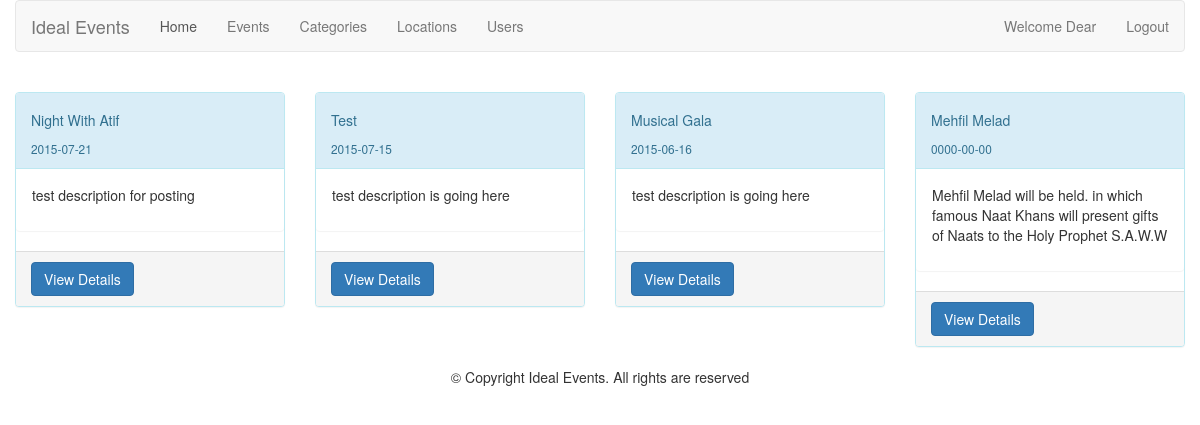
The page /admin/index.php (signed in) on the database its author committed.
### tables this page shows
CREATE TABLE IF NOT EXISTS `events` (
  `e_id` int(11) NOT NULL AUTO_INCREMENT,
  `e_title` varchar(255) NOT NULL,
  `e_category` varchar(255) NOT NULL,
  `e_date` date NOT NULL,
  `e_location` varchar(255) NOT NULL,
  `e_description` varchar(500) NOT NULL,
 `e_organizer` varchar(500) NOT NULL,
  PRIMARY KEY (`e_id`)
);

### admin/index.php (the view, shortened to what this page needs)
<?php
	require "header.php";
?>
<br />
				<?php
				$conn=new mysqli("localhost","root","","events");
				$result=$conn->query("SELECT * FROM events ORDER BY e_date DESC");
				if ($result->num_rows>0)
				{
					echo "<div class='row'>";
					while ($row=$result->fetch_assoc())
						{
						echo "<div class='col-md-3'>";
						echo "<div class='panel panel-info'>";
						echo "<div class='panel-heading'>";
						echo "<h5>".$row['e_title']."</h5>";
						echo "<small>".$row['e_date']."</small>";
						echo "</div>";
						echo "<div class='panel panel-body'>";
						echo "<p>".$row['e_description']."</p>";
						echo "</div>";
						echo "<div class='panel-footer'>";
						echo "<a class='btn btn-primary' href='event-details.php?eventid=".$row['e_id'] ."'>View Details</a>";
						echo "</div>";
						echo "</div>";
						echo "</div>";
						}
					echo "</div>";
				}
			?>
			<?php require "footer.php"; ?>

### rows shown on the page
events: e_title "Night With Atif", e_date "2015-07-21", e_description "test description for posting"
events: e_title "Test", e_date "2015-07-15", e_description "test description is going here"
events: e_title "Musical Gala", e_date "2015-06-16", e_description "test description is going here"
events: e_title "Mehfil Melad", e_date "0000-00-00", e_description "Mehfil Melad will be held. in which famous Naat Khans will present gifts of Naats to the Holy Prophet S.A.W.W"
